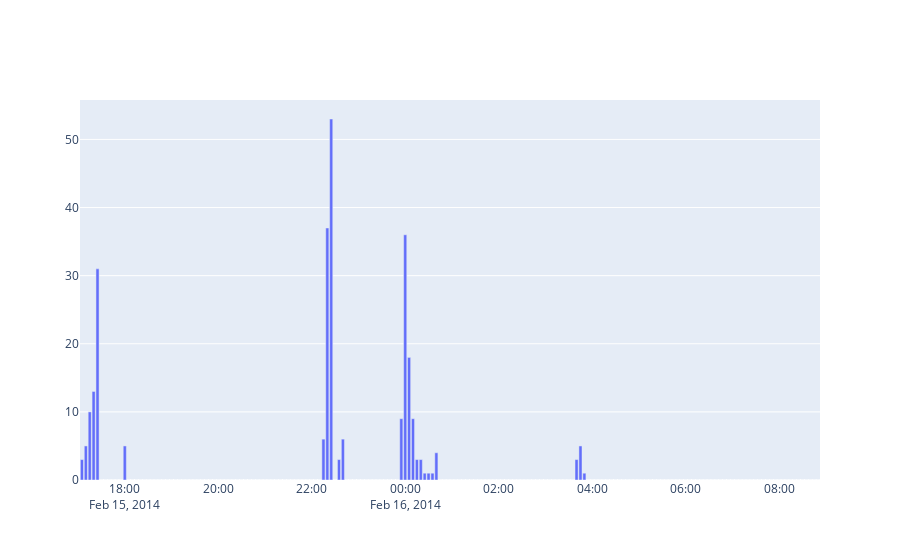

Write notebook code for a chart like this one.
### Code cell
fig = go.Figure()

rain = pixel2[40]
fig.add_trace(ud.hietograph(rain))
fig.show()

### Figure 1 — Plotly figure (JSON) as saved in the notebook; plotly's stock layout.template omitted (floating-point values rounded to 4 significant figures; data arrays with more than 128 entries replaced by an {"elided": "..."} marker saying what was removed)
{"data": [{"type": "bar", "x": {"elided": "190 str values"}, "y": {"elided": "190 int values"}}], "layout": {}}
